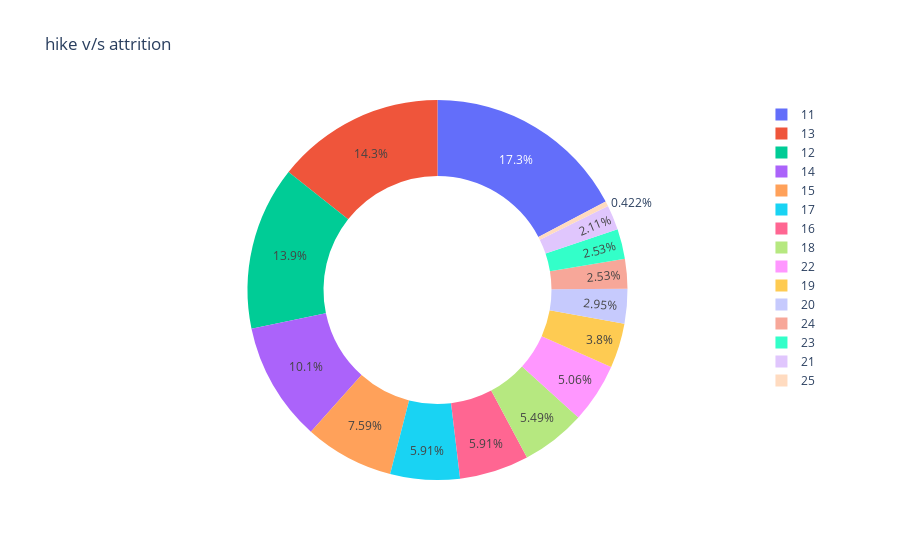

This figure's notebook cell:
### Markdown cell above
* insight  :from the below pie chart we can conclude that most of the people who left the company is due to they are getting low hike .

### Code cell
plt.rcParams['figure.figsize'] = (6,6)
px.pie(turnover,turnover["hike"].value_counts().index,turnover["hike"].value_counts(),hole = 0.6,title = 'hike v/s attrition ')

### Figure 1 — Plotly figure (JSON) as saved in the notebook; plotly's stock layout.template omitted (floating-point values rounded to 4 significant figures)
{"data": [{"domain": {"x": [0, 1], "y": [0, 1]}, "hole": 0.6, "hovertemplate": "label=%{label}<br>value=%{value}<extra></extra>", "labels": [11, 13, 12, 14, 15, 17, 16, 18, 22, 19, 20, 24, 23, 21, 25], "legendgroup": "", "name": "", "showlegend": true, "type": "pie", "values": [41, 34, 33, 24, 18, 14, 14, 13, 12, 9, 7, 6, 6, 5, 1]}], "layout": {"legend": {"tracegroupgap": 0}, "title": {"text": "hike v/s attrition "}}}
